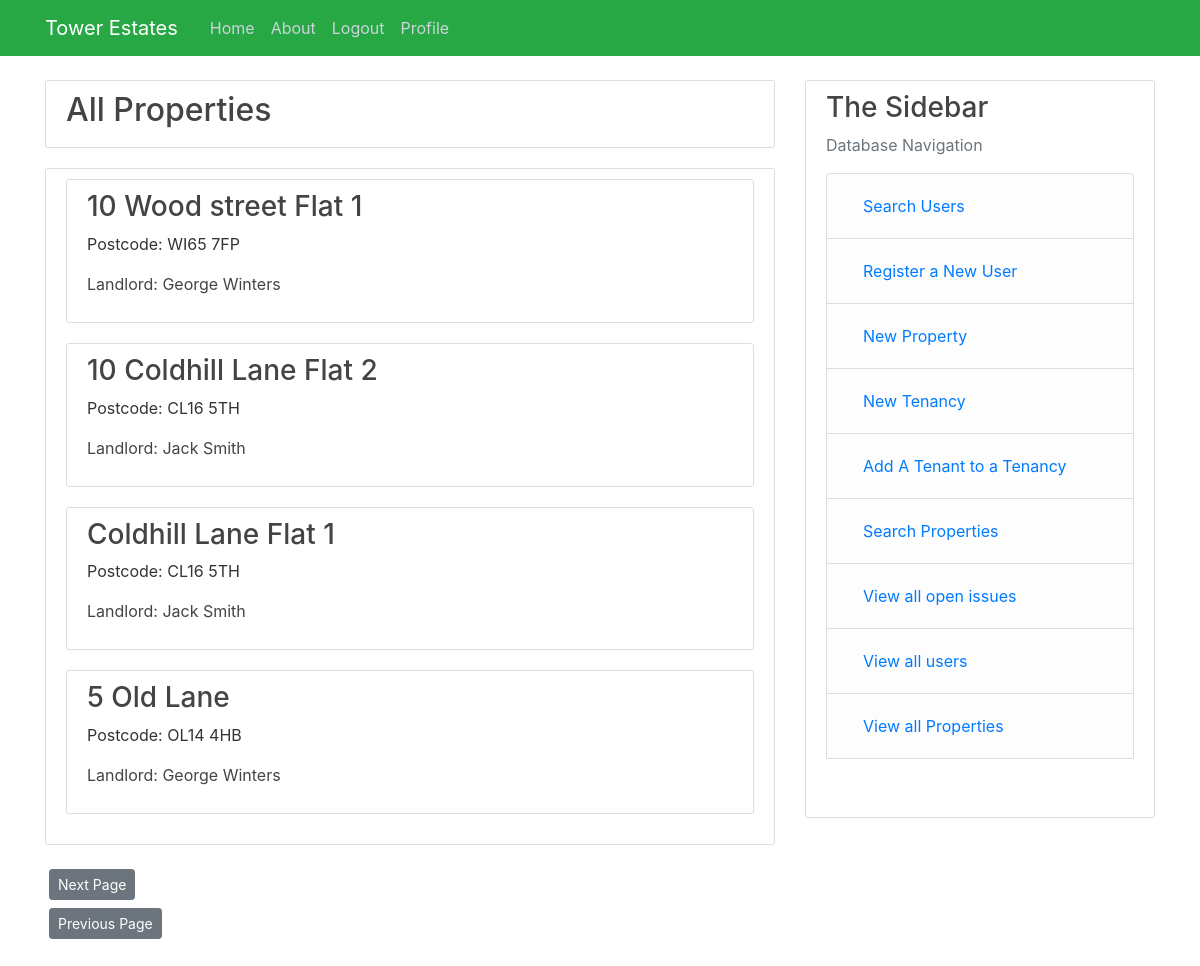
The page /all_properties (signed in) on the database its author committed.
### Tower/models.py (models this page shows, shortened)
class Properties(db.Model):  # Properties table
    property_id = db.Column(db.Integer, primary_key=True)
    address_line_1 = db.Column(db.String(35), nullable=False)
    address_line_2 = db.Column(db.String(20), nullable=True, default=" ")
    postcode = db.Column(db.String(10), nullable=False)
    landlord_id = db.Column(db.Integer, db.ForeignKey("user.user_id"), nullable=False)
    issue = db.relationship("Issue",cascade="all, delete-orphan", backref="Properties", lazy=True)

class User(db.Model, UserMixin):  # User table
    user_id = db.Column(db.Integer, primary_key=True)
    name = db.Column(db.String(55), nullable=False)
    phone_number= db.Column(db.String(15), nullable=False)
    role= db.Column(db.String(12), nullable=False)
    email = db.Column(db.String(120), unique=True, nullable=False)
    business= db.Column(db.String(150), nullable=True)
    password = db.Column(db.String(64), nullable=False)
    properties = db.relationship("Properties",cascade="all, delete-orphan" ,backref="User", lazy=True)
    occupants = db.relationship("Tenancies", backref="User", secondary=occupants, lazy=True)
    contractor = db.relationship("Quotes", cascade="all, delete-orphan",backref="User", lazy=True)

### Tower/routes.py (the view)
@app.route("/all_properties")  # Outputs all properties on a page
@login_required
def all_properties():
    if current_user.role != "Admin":
        abort(403)
    page = request.args.get("page", 1, type=int)
    all_places = db.session.query(Properties, User).outerjoin(Properties, User.user_id == Properties.landlord_id).filter(Properties.landlord_id == User.user_id).order_by(Properties.property_id.desc())
    places = all_places.paginate(page, per_page=8)  # Turns the query into a pagination object
    print(places)
    next_url = url_for("all_properties", page=places.next_num) \
        if places.has_next else None
    prev_url = url_for("all_properties", page=places.prev_num) \
        if places.has_prev else None
    return render_template("all_properties.html", places=places, prev_url=prev_url, next_url=next_url)  # Creates the page with the data supplied.

### Tower/models.py (called while the page is built)
@login_manager.user_loader
def load_user(user_id):
    return User.query.get(int(user_id))

### Tower/templates/all_properties.html
{% extends "layout.html" %}
{% block content %}
<div class="content-section">
    <h2>All Properties</h2>
</div>
<div class="content-section">
    {% for items in places.items %}
    <div class="content-section">
        <h3><a class="article-title" href=" {{ url_for('Property', property_id= items.Properties.property_id) }}">{{items.Properties.address_line_1}} {{items.Properties.address_line_2}}</a></h3>
        <p>Postcode: {{items.Properties.postcode}}</p>
        <p><a class="article-title" href=" {{ url_for('Landlord', user_id= items.User.user_id) }}">Landlord: {{items.User.name}}</a></p>
    </div>
    {%endfor%}
</div>
<div>
    <a class="btn btn-secondary btn-sm m-1" href=" {{next_url}}">Next Page</a>
</div>
<div>
    <a class="btn btn-secondary btn-sm m-1" href=" {{prev_url}}">Previous Page</a>
</div>
{% endblock content %}

### Tower/Static/main.css (style rules this page uses)
body { background: #ffffff; color: #333333; margin-top: 5rem; }
h1, h2, h3, h4, h5, h6 { color: #444444; }
.content-section { background: #ffffff; padding: 10px 20px; border: 1px solid #dddddd; border-radius: 3px; margin-bottom: 20px; }
.article-title { color: #444444; }

### rows shown on the page
Properties: Properties.address_line_1 "10 Wood street", Properties.address_line_2 "Flat 1", Properties.postcode "WI65 7FP", User.name "George Winters"
Properties: Properties.address_line_1 "10 Coldhill Lane", Properties.address_line_2 "Flat 2", Properties.postcode "CL16 5TH", User.name "Jack Smith"
Properties: Properties.address_line_1 "Coldhill Lane", Properties.address_line_2 "Flat 1", Properties.postcode "CL16 5TH", User.name "Jack Smith"
Properties: Properties.address_line_1 "5 Old Lane", Properties.postcode "OL14 4HB", User.name "George Winters"
